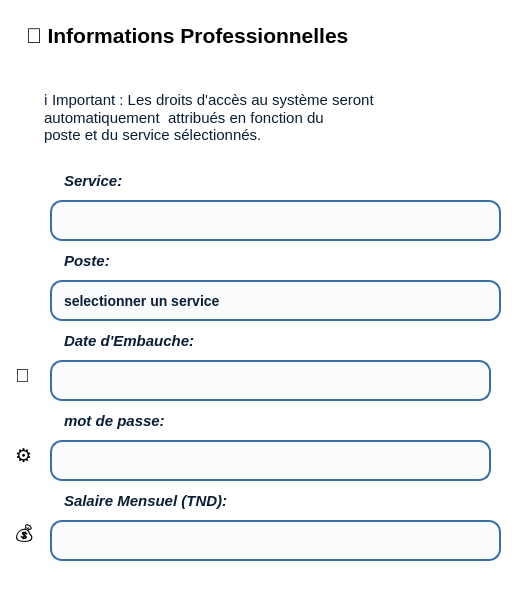
     <widget class="QFrame" name="frame_15">
      <property name="geometry">
       <rect>
        <x>600</x>
        <y>150</y>
        <width>521</width>
        <height>601</height>
       </rect>
      </property>
      <property name="styleSheet">
       <string notr="true">background: white;
border-radius: 20px;
padding: 20px;
</string>
      </property>
      <property name="frameShape">
       <enum>QFrame::Shape::StyledPanel</enum>
      </property>
      <property name="frameShadow">
       <enum>QFrame::Shadow::Raised</enum>
      </property>
      <widget class="QFrame" name="frame_16">
       <property name="geometry">
        <rect>
         <x>0</x>
         <y>0</y>
         <width>521</width>
         <height>71</height>
        </rect>
       </property>
       <property name="styleSheet">
        <string notr="true">background-color: qlineargradient(
    spread:pad,
    x1:0, y1:0,
    x2:0, y2:1,
    stop:0 #3A6EA5,
    stop:1 #1E3A5F
);

</string>
       </property>
       <property name="frameShape">
        <enum>QFrame::Shape::StyledPanel</enum>
       </property>
       <property name="frameShadow">
        <enum>QFrame::Shadow::Raised</enum>
       </property>
       <widget class="QLabel" name="label_58">
        <property name="geometry">
         <rect>
          <x>0</x>
          <y>0</y>
          <width>521</width>
          <height>71</height>
         </rect>
        </property>
        <property name="font">
         <font>
          <pointsize>16</pointsize>
          <italic>false</italic>
          <bold>true</bold>
         </font>
        </property>
        <property name="styleSheet">
         <string notr="true">background-color: qlineargradient(
        x1:0, y1:0,
        x2:0, y2:1,
        stop:0 #276646,
        stop:0.5 #34885A,
        stop:1 #1B3A2F
    );</string>
        </property>
        <property name="text">
         <string>💼 Informations Professionnelles</string>
        </property>
       </widget>
      </widget>
      <widget class="QLabel" name="label_59">
       <property name="geometry">
        <rect>
         <x>20</x>
         <y>60</y>
         <width>481</width>
         <height>111</height>
        </rect>
       </property>
       <property name="font">
        <font>
         <pointsize>11</pointsize>
         <italic>false</italic>
         <bold>false</bold>
        </font>
       </property>
       <property name="styleSheet">
        <string notr="true"> color: #0A1F33;  </string>
       </property>
       <property name="text">
        <string>ℹ️ Important : Les droits d'accès au système seront 
automatiquement  attribués en fonction du 
poste et du service sélectionnés.</string>
       </property>
      </widget>
      <widget class="QLineEdit" name="lineEdit_14">
       <property name="geometry">
        <rect>
         <x>50</x>
         <y>200</y>
         <width>451</width>
         <height>41</height>
        </rect>
       </property>
       <property name="styleSheet">
        <string notr="true">QLineEdit {
    background-color: #F9FBFD;          /* fond clair élégant */
    border: 2px solid #3A6EA5;           /* bleu marine clair */
    border-radius: 12px;
    padding: 10px 14px;
    color: #0A1F33;                      /* texte bleu marine foncé */
    font-size: 14px;
    font-weight: 500;
}

/* Quand le champ est sélectionné */
QLineEdit:focus {
    background-color: white;
    border: 2px solid #1E3A5F;           /* focus plus foncé */
}

/* Hover */
QLineEdit:hover {
    border: 2px solid #2F5D8A;
}
</string>
       </property>
       <property name="text">
        <string/>
       </property>
      </widget>
      <widget class="QLabel" name="label_60">
       <property name="geometry">
        <rect>
         <x>40</x>
         <y>150</y>
         <width>121</width>
         <height>61</height>
        </rect>
       </property>
       <property name="font">
        <font>
         <pointsize>11</pointsize>
         <italic>true</italic>
         <bold>true</bold>
        </font>
       </property>
       <property name="styleSheet">
        <string notr="true"> color: #0A1F33;  </string>
       </property>
       <property name="text">
        <string>Service:</string>
       </property>
      </widget>
      <widget class="QLabel" name="label_61">
       <property name="geometry">
        <rect>
         <x>40</x>
         <y>230</y>
         <width>121</width>
         <height>61</height>
        </rect>
       </property>
       <property name="font">
        <font>
         <pointsize>11</pointsize>
         <italic>true</italic>
         <bold>true</bold>
        </font>
       </property>
       <property name="styleSheet">
        <string notr="true"> color: #0A1F33;  </string>
       </property>
       <property name="text">
        <string>Poste:</string>
       </property>
      </widget>
      <widget class="QComboBox" name="comboBox">
       <property name="geometry">
        <rect>
         <x>50</x>
         <y>280</y>
         <width>451</width>
         <height>41</height>
        </rect>
       </property>
       <property name="styleSheet">
        <string notr="true">QComboBox {
    background-color: #F9FBFD;       /* fond clair */
    border: 2px solid #3A6EA5;       /* bord bleu marine clair */
    border-radius: 12px;
    padding: 8px 12px;
    color: #0A1F33;                  /* texte de la QComboBox */
    font-size: 14px;
    font-weight: 500;
}

QComboBox:hover {
    border: 2px solid #2F5D8A;
}

QComboBox:focus {
    border: 2px solid #1E3A5F;
    background-color: white;
}

/* Flèche */
QComboBox::drop-down {
    border: none;
    width: 30px;
}

QComboBox::down-arrow {
    image: none;
    border-left: 6px solid transparent;
    border-right: 6px solid transparent;
    border-top: 7px solid #3A6EA5;
}

/* Liste déroulante */
QComboBox QAbstractItemView {
    background-color: white;         /* fond de la liste */
    border: 2px solid #3A6EA5;       /* bordure de la liste */
    selection-background-color: #3A6EA5;  /* fond de l’élément sélectionné */
    selection-color: white;           /* texte sélectionné */
    color: black;                     /* texte des options */
    padding: 6px;
    font-size: 14px;
}
</string>
       </property>
       <item>
        <property name="text">
         <string>selectionner un service</string>
        </property>
       </item>
       <item>
        <property name="text">
         <string>agent de collecte</string>
        </property>
       </item>
       <item>
        <property name="text">
         <string>superviseur</string>
        </property>
       </item>
       <item>
        <property name="text">
         <string>agent de tri</string>
        </property>
       </item>
       <item>
        <property name="text">
         <string>manager</string>
        </property>
       </item>
       <item>
        <property name="text">
         <string>respansable recyclage</string>
        </property>
       </item>
      </widget>
      <widget class="QLabel" name="label_62">
       <property name="geometry">
        <rect>
         <x>40</x>
         <y>310</y>
         <width>201</width>
         <height>61</height>
        </rect>
       </property>
       <property name="font">
        <font>
         <pointsize>11</pointsize>
         <italic>true</italic>
         <bold>true</bold>
        </font>
       </property>
       <property name="styleSheet">
        <string notr="true"> color: #0A1F33;  </string>
       </property>
       <property name="text">
        <string>Date d'Embauche:</string>
       </property>
      </widget>
      <widget class="QLineEdit" name="lineEdit_15">
       <property name="geometry">
        <rect>
         <x>50</x>
         <y>360</y>
         <width>441</width>
         <height>41</height>
        </rect>
       </property>
       <property name="styleSheet">
        <string notr="true">QLineEdit {
    background-color: #F9FBFD;          /* fond clair élégant */
    border: 2px solid #3A6EA5;           /* bleu marine clair */
    border-radius: 12px;
    padding: 10px 14px;
    color: #0A1F33;                      /* texte bleu marine foncé */
    font-size: 14px;
    font-weight: 500;
}

/* Quand le champ est sélectionné */
QLineEdit:focus {
    background-color: white;
    border: 2px solid #1E3A5F;           /* focus plus foncé */
}

/* Hover */
QLineEdit:hover {
    border: 2px solid #2F5D8A;
}
</string>
       </property>
       <property name="text">
        <string/>
       </property>
      </widget>
      <widget class="QLineEdit" name="lineEdit_16">
       <property name="geometry">
        <rect>
         <x>50</x>
         <y>520</y>
         <width>451</width>
         <height>41</height>
        </rect>
       </property>
       <property name="styleSheet">
        <string notr="true">QLineEdit {
    background-color: #F9FBFD;          /* fond clair élégant */
    border: 2px solid #3A6EA5;           /* bleu marine clair */
    border-radius: 12px;
    padding: 10px 14px;
    color: #0A1F33;                      /* texte bleu marine foncé */
    font-size: 14px;
    font-weight: 500;
}

/* Quand le champ est sélectionné */
QLineEdit:focus {
    background-color: white;
    border: 2px solid #1E3A5F;           /* focus plus foncé */
}

/* Hover */
QLineEdit:hover {
    border: 2px solid #2F5D8A;
}
</string>
       </property>
       <property name="text">
        <string/>
       </property>
      </widget>
      <widget class="QLabel" name="label_63">
       <property name="geometry">
        <rect>
         <x>40</x>
         <y>470</y>
         <width>261</width>
         <height>61</height>
        </rect>
       </property>
       <property name="font">
        <font>
         <pointsize>11</pointsize>
         <italic>true</italic>
         <bold>true</bold>
        </font>
       </property>
       <property name="styleSheet">
        <string notr="true"> color: #0A1F33;  </string>
       </property>
       <property name="text">
        <string>Salaire Mensuel (TND):</string>
       </property>
      </widget>
      <widget class="QLabel" name="label_65">
       <property name="geometry">
        <rect>
         <x>-10</x>
         <y>340</y>
         <width>71</width>
         <height>71</height>
        </rect>
       </property>
       <property name="font">
        <font>
         <pointsize>14</pointsize>
        </font>
       </property>
       <property name="text">
        <string>📅</string>
       </property>
      </widget>
      <widget class="QLabel" name="label_66">
       <property name="geometry">
        <rect>
         <x>-10</x>
         <y>500</y>
         <width>71</width>
         <height>71</height>
        </rect>
       </property>
       <property name="font">
        <font>
         <pointsize>14</pointsize>
        </font>
       </property>
       <property name="text">
        <string>💰</string>
       </property>
      </widget>
      <widget class="QLineEdit" name="lineEdit_18">
       <property name="geometry">
        <rect>
         <x>50</x>
         <y>440</y>
         <width>441</width>
         <height>41</height>
        </rect>
       </property>
       <property name="styleSheet">
        <string notr="true">QLineEdit {
    background-color: #F9FBFD;          /* fond clair élégant */
    border: 2px solid #3A6EA5;           /* bleu marine clair */
    border-radius: 12px;
    padding: 10px 14px;
    color: #0A1F33;                      /* texte bleu marine foncé */
    font-size: 14px;
    font-weight: 500;
}

/* Quand le champ est sélectionné */
QLineEdit:focus {
    background-color: white;
    border: 2px solid #1E3A5F;           /* focus plus foncé */
}

/* Hover */
QLineEdit:hover {
    border: 2px solid #2F5D8A;
}
</string>
       </property>
       <property name="text">
        <string/>
       </property>
      </widget>
      <widget class="QLabel" name="label_67">
       <property name="geometry">
        <rect>
         <x>40</x>
         <y>390</y>
         <width>201</width>
         <height>61</height>
        </rect>
       </property>
       <property name="font">
        <font>
         <pointsize>11</pointsize>
         <italic>true</italic>
         <bold>true</bold>
        </font>
       </property>
       <property name="styleSheet">
        <string notr="true"> color: #0A1F33;  </string>
       </property>
       <property name="text">
        <string>mot de passe:</string>
       </property>
      </widget>
      <widget class="QLabel" name="label_68">
       <property name="geometry">
        <rect>
         <x>-10</x>
         <y>420</y>
         <width>71</width>
         <height>71</height>
        </rect>
       </property>
       <property name="font">
        <font>
         <pointsize>14</pointsize>
        </font>
       </property>
       <property name="text">
        <string>⚙️</string>
       </property>
      </widget>
      <zorder>label_59</zorder>
      <zorder>label_61</zorder>
      <zorder>label_66</zorder>
      <zorder>label_63</zorder>
      <zorder>label_67</zorder>
      <zorder>label_68</zorder>
      <zorder>label_65</zorder>
      <zorder>label_60</zorder>
      <zorder>frame_16</zorder>
      <zorder>lineEdit_14</zorder>
      <zorder>label_62</zorder>
      <zorder>lineEdit_15</zorder>
      <zorder>lineEdit_16</zorder>
      <zorder>lineEdit_18</zorder>
      <zorder>comboBox</zorder>
     </widget>
